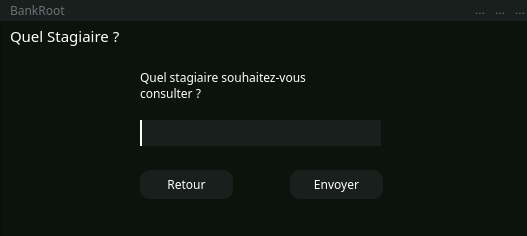
<?xml version="1.0" encoding="UTF-8"?>
<ui version="4.0">
 <class>quel_stagiaire</class>
 <widget class="QWidget" name="quel_stagiaire">
  <property name="geometry">
   <rect>
    <x>0</x>
    <y>0</y>
    <width>527</width>
    <height>236</height>
   </rect>
  </property>
  <property name="windowTitle">
   <string>Form</string>
  </property>
  <widget class="QFrame" name="frame">
   <property name="geometry">
    <rect>
     <x>0</x>
     <y>0</y>
     <width>530</width>
     <height>239</height>
    </rect>
   </property>
   <property name="styleSheet">
    <string notr="true">background-color: rgb(12, 18, 12);</string>
   </property>
   <property name="frameShape">
    <enum>QFrame::StyledPanel</enum>
   </property>
   <property name="frameShadow">
    <enum>QFrame::Raised</enum>
   </property>
   <widget class="QLabel" name="label_4">
    <property name="geometry">
     <rect>
      <x>140</x>
      <y>70</y>
      <width>241</width>
      <height>31</height>
     </rect>
    </property>
    <property name="font">
     <font>
      <family>Montserrat Medium</family>
     </font>
    </property>
    <property name="styleSheet">
     <string notr="true">background-color: transparent;
color: rgb(255, 255, 255);
</string>
    </property>
    <property name="text">
     <string>Quel stagiaire souhaitez-vous 
consulter ?
</string>
    </property>
   </widget>
   <widget class="QLineEdit" name="lineEdit_5">
    <property name="geometry">
     <rect>
      <x>140</x>
      <y>120</y>
      <width>241</width>
      <height>26</height>
     </rect>
    </property>
    <property name="styleSheet">
     <string notr="true">QLineEdit{
background:#181F1C;
border:none;
border-left:2px solid #ffffff;
color:#717072;
padding-left: 10px
}</string>
    </property>
   </widget>
   <widget class="QPushButton" name="pushButton_5">
    <property name="geometry">
     <rect>
      <x>140</x>
      <y>170</y>
      <width>93</width>
      <height>29</height>
     </rect>
    </property>
    <property name="font">
     <font>
      <family>Montserrat</family>
     </font>
    </property>
    <property name="styleSheet">
     <string notr="true">
QPushButton{
color: rgb(255, 255, 255);
border-radius:10px;
background-color:rgb(24, 31, 28);
}

QPushButton:hover{
color: rgb(255, 255, 255);
border-radius:10px;
background-color:rgb(34, 31, 28);
}
QPushButton:pressed{
background-color:rgb(24, 31, 28);
border-radius:10px;
color: rgb(255, 255, 255);
}

</string>
    </property>
    <property name="text">
     <string>Retour</string>
    </property>
   </widget>
   <widget class="QPushButton" name="pushButton_6">
    <property name="geometry">
     <rect>
      <x>290</x>
      <y>170</y>
      <width>93</width>
      <height>29</height>
     </rect>
    </property>
    <property name="font">
     <font>
      <family>Montserrat</family>
      <pointsize>9</pointsize>
     </font>
    </property>
    <property name="styleSheet">
     <string notr="true">
QPushButton{
color: rgb(255, 255, 255);
border-radius:10px;
background-color:rgb(24,31, 28);
}

QPushButton:hover{
color: rgb(255, 255, 255);
border-radius:10px;
background-color:rgb(34, 31, 28);
}
QPushButton:pressed{
background-color:rgb(24, 31, 28);
border-radius:10px;
color: rgb(255, 255, 255);
}

</string>
    </property>
    <property name="text">
     <string>Envoyer</string>
    </property>
   </widget>
   <widget class="QLabel" name="label_5">
    <property name="geometry">
     <rect>
      <x>10</x>
      <y>20</y>
      <width>151</width>
      <height>31</height>
     </rect>
    </property>
    <property name="font">
     <font>
      <family>Montserrat</family>
      <pointsize>11</pointsize>
     </font>
    </property>
    <property name="styleSheet">
     <string notr="true">color: rgb(255, 255, 255);</string>
    </property>
    <property name="text">
     <string>Quel Stagiaire ?</string>
    </property>
   </widget>
   <widget class="QWidget" name="widget_11" native="true">
    <property name="geometry">
     <rect>
      <x>0</x>
      <y>0</y>
      <width>1401</width>
      <height>21</height>
     </rect>
    </property>
    <property name="styleSheet">
     <string notr="true">background-color:rgb(24,31, 28);
color:rgb(109, 114, 117);
</string>
    </property>
    <widget class="QLabel" name="label_15">
     <property name="geometry">
      <rect>
       <x>10</x>
       <y>0</y>
       <width>111</width>
       <height>20</height>
      </rect>
     </property>
     <property name="font">
      <font>
       <family>Montserrat Light</family>
       <pointsize>9</pointsize>
      </font>
     </property>
     <property name="text">
      <string>BankRoot</string>
     </property>
    </widget>
    <widget class="QToolButton" name="toolButton_3">
     <property name="geometry">
      <rect>
       <x>510</x>
       <y>0</y>
       <width>20</width>
       <height>20</height>
      </rect>
     </property>
     <property name="styleSheet">
      <string notr="true">QToolButton{
border-radius:45px;
}

QToolButton:hover{
border-radius:45px;
background:red;
}</string>
     </property>
     <property name="text">
      <string>...</string>
     </property>
     <property name="icon">
      <iconset resource="ressource.qrc">
       <normaloff>:/assets/exit-btn.png</normaloff>:/assets/exit-btn.png</iconset>
     </property>
    </widget>
    <widget class="QToolButton" name="reduced">
     <property name="geometry">
      <rect>
       <x>470</x>
       <y>0</y>
       <width>20</width>
       <height>20</height>
      </rect>
     </property>
     <property name="styleSheet">
      <string notr="true">QToolButton{
border-radius:45px;
}

QToolButton:hover{
border-radius:45px;
background:red;
}</string>
     </property>
     <property name="text">
      <string>...</string>
     </property>
     <property name="icon">
      <iconset resource="ressource.qrc">
       <normaloff>:/assets/downarrow-btn.png</normaloff>:/assets/downarrow-btn.png</iconset>
     </property>
    </widget>
    <widget class="QToolButton" name="fullscreen">
     <property name="geometry">
      <rect>
       <x>490</x>
       <y>0</y>
       <width>20</width>
       <height>20</height>
      </rect>
     </property>
     <property name="styleSheet">
      <string notr="true">QToolButton{
border-radius:45px;
}</string>
     </property>
     <property name="text">
      <string>...</string>
     </property>
     <property name="icon">
      <iconset resource="ressource.qrc">
       <normaloff>:/assets/window-btn-disabled.png</normaloff>:/assets/window-btn-disabled.png</iconset>
     </property>
    </widget>
   </widget>
  </widget>
 </widget>
 <resources>
  <include location="ressource.qrc"/>
 </resources>
 <connections/>
</ui>
